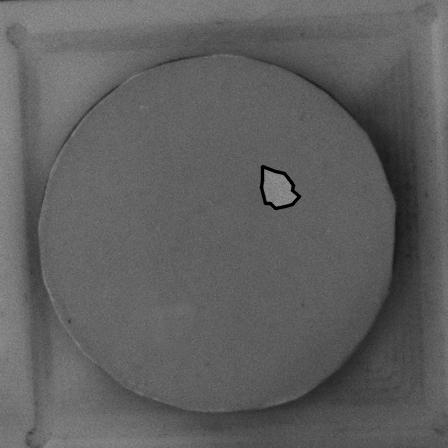
#> input picture vision/test_images/picture_hole_237.png, 448 x 448 px
$ python demo_preprocess.py --img ../test_images/picture_hole_237.png   (older library calls are emulated)
#> lines starting #> are read from the running program, lines starting #| are printed output that depends on the picture; after the words box and inside, x2 and y2 are one past the last pixel; in counts of white or black regions, pixels touching at a corner belong together
#> in main, img is the input picture: shape (448, 448, 3); min 0, max 149, mean 95.6
#| [INFO] input: ../test_images/picture_hole_237.png  shape=(448, 448, 3)
### vision/src/preprocess.py
"""图像预处理模块（v2.4 — method5_combined 激进升级）。

⚠️ v2.4 重大变更：
- 默认 mode 改为 "combined"（CLAHE + Gamma 合并处理）
- Gamma 默认 0.8（提亮暗部，对工业缺陷更敏感）
- USM 锐化默认开启（amount=1.0，sigma=1.2）
- 仍保留 "legacy" 模式作为 fallback（出问题时切换）

流水线（mode=combined）：
  1. 去噪（fastNlMeansDenoisingColored，h=5）
  2. CLAHE + Gamma 合并（仅 LAB-L 通道）
  3. USM 锐化（amount + sigma）

依赖：opencv-python >= 4.5
"""
from __future__ import annotations

import logging
from dataclasses import dataclass

import cv2
import numpy as np


@dataclass
class PreprocessConfig:
    enable: bool = True

    # v2.4 新增：处理模式
    #   legacy   = 老的逐步骤处理（CLAHE/Gamma/USM 各自独立）
    #   combined = method5_combined（CLAHE+Gamma 合并）  ← 默认
    mode: str = "combined"

    # 去噪
    denoise: str = "fastNlMeans"     # fastNlMeans | gaussian | none
    denoise_strength: int = 5       # h 参数（fastNlMeans），建议 3~7

    # CLAHE
    clahe: bool = True
    clahe_clip: float = 4.0         # clipLimit（combined 模式下默认 4.0，更激进）
    clahe_tile: int = 8             # tileGridSize

    # Gamma
    gamma: float = 0.8              # v2.4 默认 0.8（提亮暗部）

    # USM 锐化
    sharpen: bool = True            # v2.4 默认开
    sharpen_amount: float = 1.0     # amount，v2.4 默认 1.0（中间值）
    sharpen_radius: float = 1.2     # sigma，v2.4 默认 1.2（粗一些）

    normalize: bool = True          # 仅对调试图生效


class Preprocessor:
    def __init__(self, cfg: PreprocessConfig, logger: logging.Logger | None = None):
        self.cfg = cfg
        self.logger = logger or logging.getLogger("vision.preprocess")
        # mode 兼容
        if cfg.mode not in ("legacy", "combined"):
            self.logger.warning(
                "unknown preprocess mode=%s, fallback to 'combined'", cfg.mode)
            cfg.mode = "combined"
        if cfg.clahe:
            self._clahe = cv2.createCLAHE(
                clipLimit=max(0.1, cfg.clahe_clip),
                tileGridSize=(cfg.clahe_tile, cfg.clahe_tile),
            )
        else:
            self._clahe = None

    def run(self, image: np.ndarray) -> np.ndarray:
        """执行完整预处理流水线。"""
        if not self.cfg.enable:
            return image

        if self.cfg.mode == "combined":
            return self._run_combined(image)
        return self._run_legacy(image)

    # ------------------------------------------------------------------
    # mode="combined"：v2.4 默认流水线（method5_combined 风格）
    # ------------------------------------------------------------------
    def _run_combined(self, image: np.ndarray) -> np.ndarray:
        img = image

        # 1) 去噪
        img = self._denoise(img)

        # 2) CLAHE + Gamma 合并（仅 LAB-L 通道）
        if self._clahe is not None:
            img = self._clahe_gamma(img)

        # 3) USM 锐化
        if self.cfg.sharpen and self.cfg.sharpen_amount > 1e-3:
            img = self._usm_sharpen(img)

        return img

    def _clahe_gamma(self, image: np.ndarray) -> np.ndarray:
        """CLAHE + Gamma 合并到单次 LAB-L 通道处理（method5_combined 风格）。"""
        if image.ndim == 3 and image.shape[2] == 3:
            lab = cv2.cvtColor(image, cv2.COLOR_BGR2LAB)
            l, a, b = cv2.split(lab)
            # 先 CLAHE
            l = self._clahe.apply(l)
            # 再 Gamma（仅当 ≠1）
            if abs(self.cfg.gamma - 1.0) > 1e-3:
                inv_gamma = 1.0 / self.cfg.gamma
                table = np.array(
                    [np.clip(((i / 255.0) ** inv_gamma) * 255, 0, 255)
                     for i in range(256)],
                    dtype=np.uint8,
                )
                l = cv2.LUT(l, table)
            return cv2.cvtColor(cv2.merge((l, a, b)), cv2.COLOR_LAB2BGR)
        # 灰度分支
        out = self._clahe.apply(image)
        if abs(self.cfg.gamma - 1.0) > 1e-3:
            inv_gamma = 1.0 / self.cfg.gamma
            table = np.array(
                [np.clip(((i / 255.0) ** inv_gamma) * 255, 0, 255)
                 for i in range(256)],
                dtype=np.uint8,
            )
            out = cv2.LUT(out, table)
        return out

    # ------------------------------------------------------------------
    # mode="legacy"：v2.3 老流水线（保留作 fallback）
    # ------------------------------------------------------------------
    # [27 lines left out: function _run_legacy, not called in this run]

    # ------------------------------------------------------------------
    # 通用子函数
    # ------------------------------------------------------------------
    def _denoise(self, image: np.ndarray) -> np.ndarray:
        if self.cfg.denoise == "fastNlMeans":
            h = max(1, self.cfg.denoise_strength)
            if image.ndim == 3 and image.shape[2] == 3:
                return cv2.fastNlMeansDenoisingColored(
                    image, None, h, h, 7, 21)
            return cv2.fastNlMeansDenoising(image, None, h, 7, 21)
        if self.cfg.denoise == "gaussian":
            return cv2.GaussianBlur(image, (3, 3), 0)
        return image

    def _usm_sharpen(self, image: np.ndarray) -> np.ndarray:
        """Unsharp Mask 锐化：output = 原图 + amount * (原图 - 模糊图)。"""
        blurred = cv2.GaussianBlur(
            image,
            ksize=(0, 0),
            sigmaX=self.cfg.sharpen_radius,
        )
        return cv2.addWeighted(
            image, 1.0 + self.cfg.sharpen_amount,
            blurred, -self.cfg.sharpen_amount,
            0.0,
        )

    # [39 lines left out: functions crop_roi, method5_combined, denoise, sharpen, not called in this run]

### vision/tools/demo_preprocess.py
"""对单张图跑一遍预处理流水线，输出每个阶段的结果。

用法：
    python -m tools.demo_preprocess --img path/to/img.bmp --out output/dir

输出：
    0_original.png    原始图
    1_denoise.png     去噪后
    2_clahe.png       CLAHE 后
    3_gamma.png       Gamma 校正后
    4_sharpen.png     USM 锐化后（最终）
    5_compare.png     横向拼接（用于答辩展示）
"""
from __future__ import annotations

import argparse
import sys
from pathlib import Path

import cv2
import numpy as np

PROJECT_ROOT = Path(__file__).resolve().parent.parent
SRC_DIR = PROJECT_ROOT / "src"
sys.path.insert(0, str(SRC_DIR))

from preprocess import PreprocessConfig, Preprocessor  # noqa: E402


def stage_denoise(img: np.ndarray, method: str = "fastNlMeans") -> np.ndarray:
#> called with method = 'fastNlMeans'
    if method == "fastNlMeans":
        return cv2.fastNlMeansDenoisingColored(img, None, 5, 5, 7, 21)
    if method == "gaussian":
        return cv2.GaussianBlur(img, (3, 3), 0)
    return img.copy()


def stage_clahe(img: np.ndarray, clip: float = 4.0) -> np.ndarray:
#> called with clip = 4
    clahe = cv2.createCLAHE(clipLimit=clip, tileGridSize=(8, 8))
    lab = cv2.cvtColor(img, cv2.COLOR_BGR2LAB)
#> lab: shape (448, 448, 3); mean of channels 0, 1, 2 102.9, 127.9, 128
    l, a, b = cv2.split(lab)
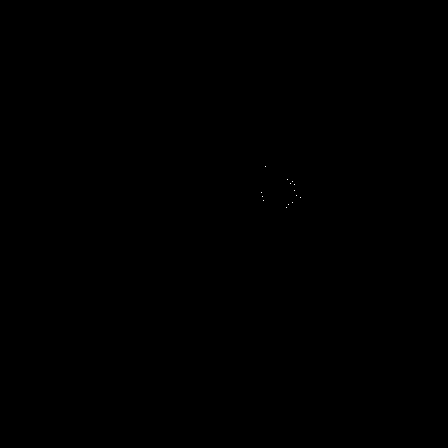
#> b: shape (448, 448); values 128 (black) and 129 (white), 0.01% white in thin lines or dots, all inside (x1, y1, x2, y2) = (261, 166, 301, 208)
    l = clahe.apply(l)
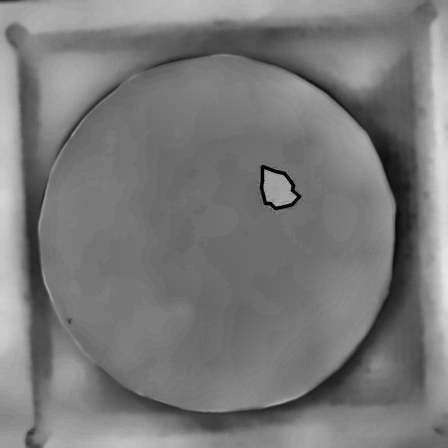
#> l: shape (448, 448); min 3, max 230, mean 121.1
    out = cv2.merge([l, a, b])
#> out: shape (448, 448, 3); mean of channels 0, 1, 2 121.1, 127.9, 128
    return cv2.cvtColor(out, cv2.COLOR_LAB2BGR)


def stage_gamma(img: np.ndarray, gamma: float = 1.0) -> np.ndarray:
    if abs(gamma - 1.0) <= 1e-3:
        return img
    lut = np.array([
        np.clip(((i / 255.0) ** (1.0 / gamma)) * 255, 0, 255)
        for i in range(256)
    ], dtype=np.uint8)
    return cv2.LUT(img, lut)


def stage_sharpen(img: np.ndarray,
                  amount: float = 0.5,
                  radius: float = 1.0) -> np.ndarray:
#> called with amount = 0.5, radius = 1
    if amount <= 1e-3:
        return img
    blurred = cv2.GaussianBlur(img, ksize=(0, 0), sigmaX=radius)
    return cv2.addWeighted(img, 1.0 + amount, blurred, -amount, 0.0)
#> call 2 of stage_clahe, with clip = 2
#> in stage_clahe (call 2), `l = clahe.apply(l)`:
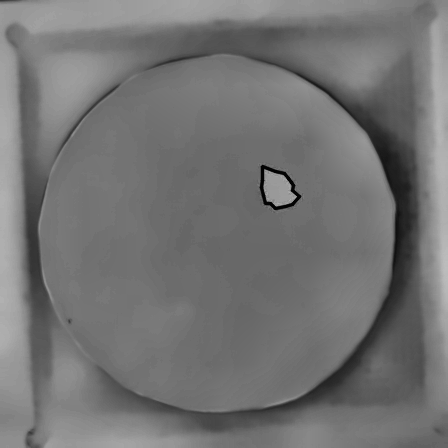
#> l: shape (448, 448); min 2, max 189, mean 115
#> in stage_clahe (call 2), `out = cv2.merge([l, a, b])`: out: shape (448, 448, 3); mean of channels 0, 1, 2 115, 127.9, 128
#> in stage_clahe (call 4), `out = cv2.merge([l, a, b])`: out: shape (448, 448, 3); mean of channels 0, 1, 2 123.9, 127.9, 128


def make_compare(images: list[tuple[str, np.ndarray]]) -> np.ndarray:
    """横向拼接多张图，每张上方写标题。"""
    pad = 12
    title_h = 24
    # 全部缩到相同高度
    h_target = 360
    resized = []
    for name, im in images:
        h, w = im.shape[:2]
        scale = h_target / h
        new = cv2.resize(im, (int(w * scale), h_target))
        resized.append((name, new))
#> after the loop, resized = 4 items
    # 总宽度
    total_w = sum(im.shape[1] for _, im in resized) + pad * (len(resized) + 1)
#> total_w = 1500
    canvas = np.full((h_target + title_h + pad * 2, total_w, 3),
                     240, dtype=np.uint8)
#> canvas: shape (408, 1500, 3); every value is 240
    x = pad
    for name, im in resized:
        cv2.putText(canvas, name, (x, 18),
                    cv2.FONT_HERSHEY_SIMPLEX, 0.55, (0, 0, 0), 1)
        canvas[title_h + pad:title_h + pad + im.shape[0],
               x:x + im.shape[1]] = im
        x += im.shape[1] + pad
#> this loop made 4 passes
#> (name, x) on passes 1 to 4: ('0_original', 384), ('1_denoise', 756), ('2_clahe', 1128), ('4_sharpen', 1500)
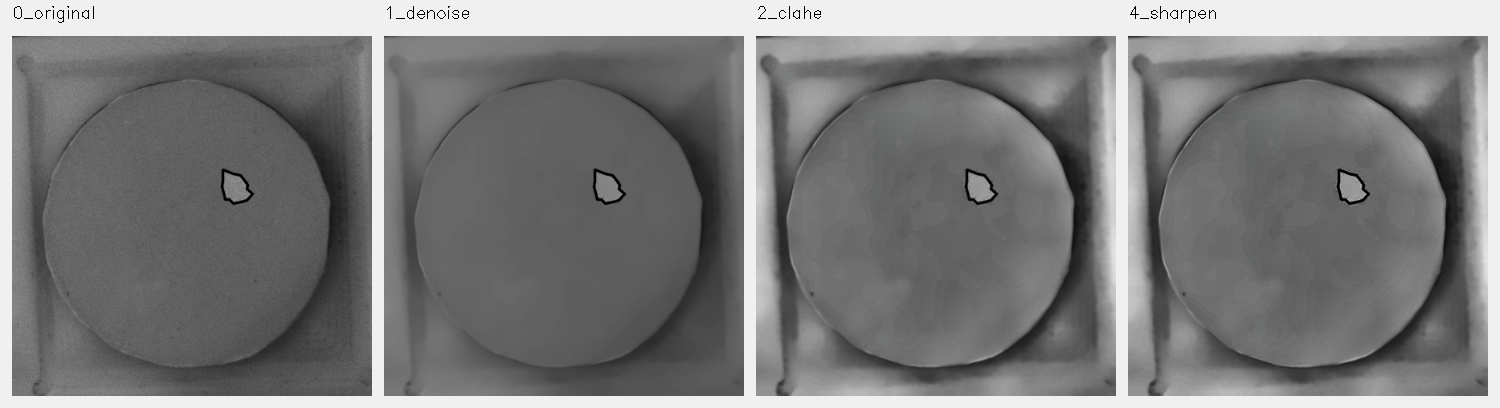
#> canvas: shape (408, 1500, 3); mean of channels 0, 1, 2 124.8, 124.8, 124.7; drawn as B, G, R
#> after the loop, x = 1500
    return canvas


def main() -> int:
    parser = argparse.ArgumentParser()
    parser.add_argument("--img", required=True)
    parser.add_argument("--out", default="logs/preprocess_demo")
    parser.add_argument("--sharpen-amount", type=float, default=0.5)
    parser.add_argument("--sharpen-radius", type=float, default=1.0)
    parser.add_argument("--clahe-clip", type=float, default=4.0)
    args = parser.parse_args()

    src = Path(args.img)
    if not src.exists():
        print(f"[ERROR] {src} not found", file=sys.stderr)
        return 1

    out_dir = Path(args.out)
    out_dir.mkdir(parents=True, exist_ok=True)

    img = cv2.imread(str(src))
    if img is None:
        print(f"[ERROR] cannot read {src}", file=sys.stderr)
        return 1
    print(f"[INFO] input: {src}  shape={img.shape}")

    # 各阶段
    original = img.copy()
    denoised = stage_denoise(img, "fastNlMeans")
    clahe_img = stage_clahe(denoised, clip=args.clahe_clip)
    gamma_img = stage_gamma(clahe_img, 1.0)        # 默认 1.0 跳过
    sharpened = stage_sharpen(gamma_img,
                               amount=args.sharpen_amount,
                               radius=args.sharpen_radius)

    # CLAHE 对比（不同 clipLimit）
    clahe_2 = stage_clahe(denoised, clip=2.0)
    clahe_4 = stage_clahe(denoised, clip=4.0)
    clahe_6 = stage_clahe(denoised, clip=6.0)

    # 保存
    cv2.imwrite(str(out_dir / "0_original.png"), original)
    cv2.imwrite(str(out_dir / "1_denoise.png"), denoised)
    cv2.imwrite(str(out_dir / "2_clahe.png"), clahe_img)
    cv2.imwrite(str(out_dir / "3_gamma.png"), gamma_img)
    cv2.imwrite(str(out_dir / "4_sharpen.png"), sharpened)
    print(f"[OK] saved individual stages to {out_dir}/")

    # 横向拼接
    compare = make_compare([
        ("0_original", original),
        ("1_denoise", denoised),
        ("2_clahe", clahe_img),
        ("4_sharpen", sharpened),
    ])
    cv2.imwrite(str(out_dir / "5_compare.png"), compare)
    print(f"[OK] saved comparison: {out_dir/'5_compare.png'}")

    # CLAHE clipLimit 对比
    clahe_compare = make_compare([
        ("orig", original),
        ("clip=2.0", clahe_2),
        ("clip=4.0", clahe_4),
        ("clip=6.0", clahe_6),
    ])
#> the loop in make_compare (call 2), `for name, im in resized:` made 4 passes
#> (name, x) on passes 1 to 4: ('orig', 384), ('clip=2.0', 756), ('clip=4.0', 1128), ('clip=6.0', 1500)
#> after the loop in make_compare (call 2), `for name, im in resized:`:
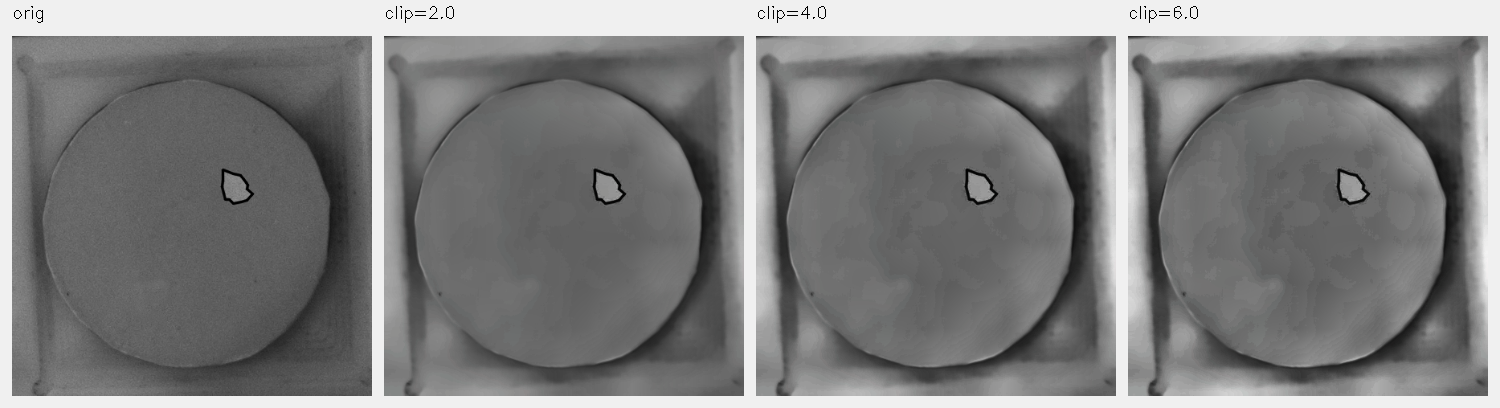
#> canvas: shape (408, 1500, 3); mean of channels 0, 1, 2 128, 128, 128; drawn as B, G, R
    cv2.imwrite(str(out_dir / "6_clahe_compare.png"), clahe_compare)
    print(f"[OK] saved CLAHE comparison: {out_dir/'6_clahe_compare.png'}")

    # 同步用 Preprocessor 类跑一次完整流水线，验证一致性
    cfg = PreprocessConfig(
        enable=True,
        denoise="fastNlMeans",
        clahe=True,
        clahe_clip=args.clahe_clip,
        gamma=1.0,
        sharpen=True,
        sharpen_amount=args.sharpen_amount,
        sharpen_radius=args.sharpen_radius,
    )
    pp = Preprocessor(cfg)
    full = pp.run(img)
    cv2.imwrite(str(out_dir / "6_full_pipeline.png"), full)
    diff = cv2.absdiff(full, sharpened)
#> diff: shape (448, 448, 3); every value is 0
    print(f"[INFO] pipeline vs stage-by-stage max diff = {int(diff.max())} "
          f"(应为 0 或接近 0)")
#| [INFO] pipeline vs stage-by-stage max diff = 0 (应为 0 或接近 0)

    # 客观指标
    def sharpness_score(im: np.ndarray) -> float:
        gray = cv2.cvtColor(im, cv2.COLOR_BGR2GRAY)
        return float(cv2.Laplacian(gray, cv2.CV_64F).var())

    print("\n========== 客观指标（拉普拉斯方差，越大越锐利）==========")
    print(f"  原始       : {sharpness_score(original):8.2f}")
#|   原始       :   198.85
    print(f"  去噪后     : {sharpness_score(denoised):8.2f}")
#|   去噪后     :    29.98
    print(f"  CLAHE 2.0  : {sharpness_score(clahe_2):8.2f}")
#|   CLAHE 2.0  :    45.50
    print(f"  CLAHE 4.0  : {sharpness_score(clahe_4):8.2f}")
#|   CLAHE 4.0  :    62.03
    print(f"  CLAHE 6.0  : {sharpness_score(clahe_6):8.2f}")
#|   CLAHE 6.0  :    80.25
    print(f"  USM 锐化后 : {sharpness_score(sharpened):8.2f}")
#|   USM 锐化后 :   121.72

    return 0


if __name__ == "__main__":
    sys.exit(main())
#> (the program exits here)
